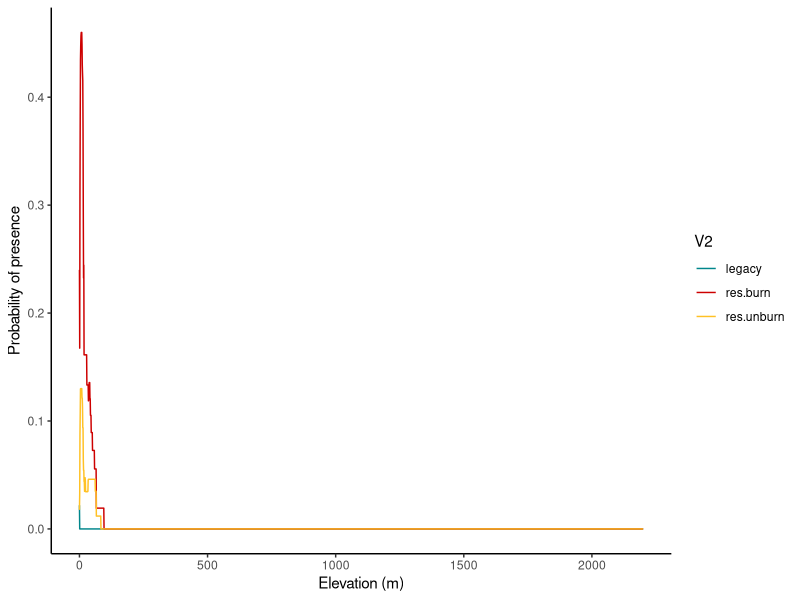
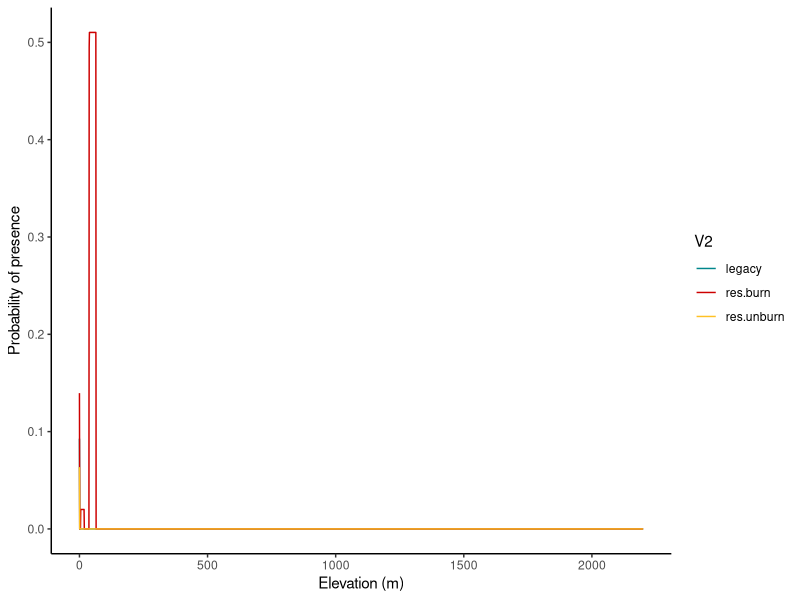
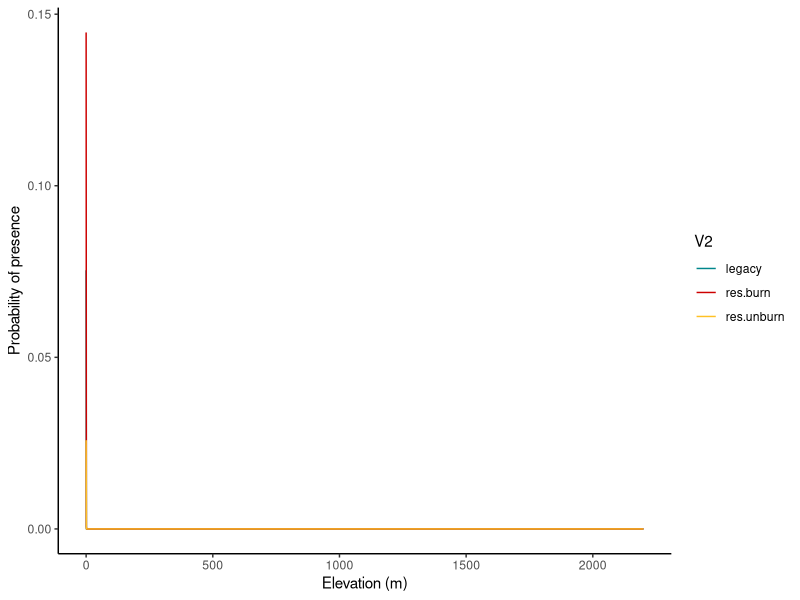
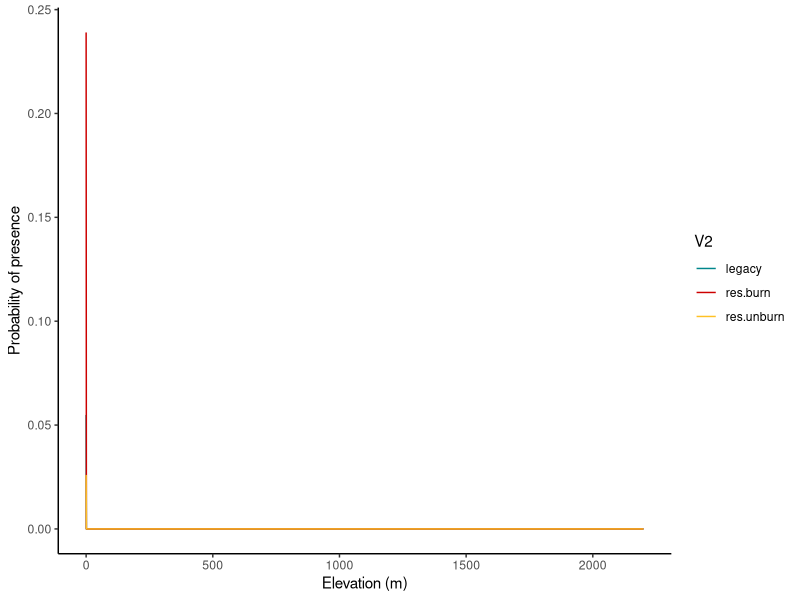
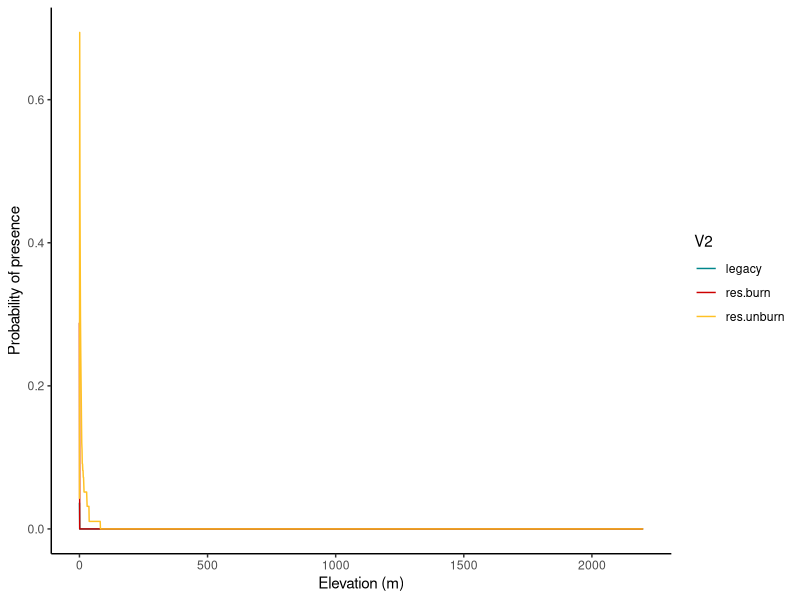
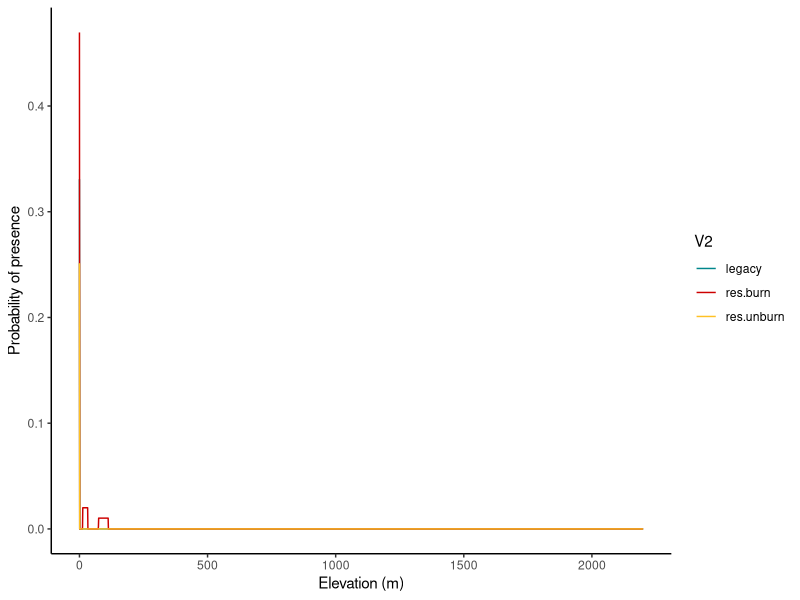
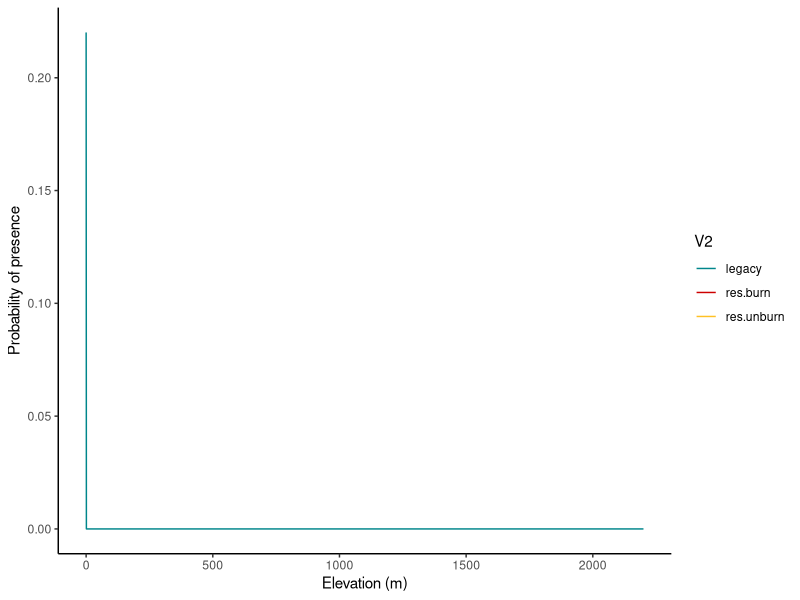

Write R code to recreate these figures, in order. (Note: this script raises an error after producing the figures.)
# Created: Mar 24, 2021

library(tidyverse)

# coefficients from the global model for each rarefied dataset that ran without warnings
coeff.glob.fire <- read.csv("data/3c_global_mod_coefficients_with_P_FIRE.csv", header = TRUE)
coeff.glob.nofire <- read.csv("data/3c_global_mod_coefficients_with_P_NOFIRE.csv", header = TRUE)

# species lists for loops below
species.fire <- coeff.glob.fire %>% 
  group_by(Species) %>% 
  summarise(Species = first(Species))
species.nofire <- coeff.glob.nofire %>% 
  group_by(Species) %>% 
  summarise(Species = first(Species))

# graphs for fire species
elev.vec = as.numeric(seq(0, 2200, by=1))
pred.leg.reps = matrix(nrow=length(elev.vec),ncol=100)
pred.res.unburn.reps = matrix(nrow=length(elev.vec),ncol=100)
pred.res.burn.reps = matrix(nrow=length(elev.vec),ncol=100)

col.pal <- c("turquoise4", "red3", "goldenrod1")

for (i in 1:dim(species.fire)[1]) {
  sp = as.list(species.fire[i,1], drop=TRUE)
  mods <- coeff.glob.fire %>% 
    filter(Species==sp) %>% 
    select(Int=Intercept, 
           Elev=Elevation.m, 
           Elev2=Elevation.m2, 
           ResurvBurn = Resurvey.Burned.fi,
           ResurvUnburn = Resurvey.Unburned.fi,
           ResurvBurnxElev = Elevation.m.Res.Burn.fi,
           ResurvBurnxElev2 = Elevation.m2.Res.Burn.fi,
           ResurvUnburnxElev = Elevation.m2.Res.Unburn.fi,
           ResurvUnburnXElev2 = Elevation.m2.Res.Unburn.fi
    )
  for (j in 1:dim(mods)[1]) {
    pred.leg.reps[,j] = mods$Int[j] + mods$Elev[j]*elev.vec + mods$Elev2[j]*elev.vec*elev.vec
    pred.res.unburn.reps[,j] = mods$Int[j]  + mods$Elev[j]*elev.vec + mods$Elev2[j]*elev.vec*elev.vec +
      mods$ResurvUnburn[j] + mods$ResurvUnburnxElev[j]*elev.vec + 
      mods$ResurvUnburnXElev2[j]*elev.vec*elev.vec
    pred.res.burn.reps[,j] = mods$Int[j] + mods$Elev[j]*elev.vec + mods$Elev2[j]*elev.vec*elev.vec +
      mods$ResurvBurn[j] + mods$ResurvBurnxElev[j]*elev.vec + 
      mods$ResurvBurnxElev2[j]*elev.vec*elev.vec
    }
  t1.unburn.reps <- as.data.frame(cbind(elev.vec, 'legacy', pred.leg.reps))
  t1.unburn.reps.tall <- gather(t1.unburn.reps, "rep", "preds", 3:102)
  t1.unburn.summary <- t1.unburn.reps.tall %>% 
    mutate(resp = exp(as.numeric(preds))/(1+exp(as.numeric(preds)))) %>% 
    group_by(V2, elev.vec) %>% 
    summarise(mean.resp = mean(resp, na.rm=TRUE),
              lower.resp = unname(quantile(resp, c(0.05), na.rm=TRUE)),
              upper.resp = unname(quantile(resp, c(0.95), na.rm=TRUE)))
  t2.unburn.reps <- as.data.frame(cbind(elev.vec, 'res.unburn', pred.res.unburn.reps))
  t2.unburn.reps.tall <- gather(t2.unburn.reps, "rep", "preds", 3:102)
  t2.unburn.summary <- t2.unburn.reps.tall %>% 
    mutate(resp = exp(as.numeric(preds))/(1+exp(as.numeric(preds)))) %>% 
    group_by(V2, elev.vec) %>% 
    summarise(mean.resp = mean(resp, na.rm=TRUE),
              lower.resp = unname(quantile(resp, c(0.05), na.rm=TRUE)),
              upper.resp = unname(quantile(resp, c(0.95), na.rm=TRUE)))
  t2.burn.reps <- as.data.frame(cbind(elev.vec, 'res.burn', pred.res.burn.reps))
  t2.burn.reps.tall <- gather(t2.burn.reps, "rep", "preds", 3:102)
  t2.burn.summary <- t2.burn.reps.tall %>% 
    mutate(resp = exp(as.numeric(preds))/(1+exp(as.numeric(preds)))) %>% 
    group_by(V2, elev.vec) %>% 
    summarise(mean.resp = mean(resp, na.rm=TRUE),
              lower.resp = unname(quantile(resp, c(0.05), na.rm=TRUE)),
              upper.resp = unname(quantile(resp, c(0.95), na.rm=TRUE)))
  graph.dat <- bind_rows(t1.unburn.summary, t2.unburn.summary, t2.burn.summary)
  graph.dat$elev.vec <- as.numeric(graph.dat$elev.vec)
  
 gg <- ggplot(graph.dat, aes(x=elev.vec, y=mean.resp, color=V2)) +
    theme_classic() +
    xlab("Elevation (m)") +
    ylab("Probability of presence") +
    #geom_errorbar(aes(ymin=lower.resp, ymax=upper.resp), alpha=0.05) +
    geom_line() +
    scale_color_manual(values=col.pal)
  
 ggsave(paste("figures/global.model.preds_",sp,".pdf",sep=""), gg, width=5, height=5)

} 
  

elev.vec = seq(0, 2200, by=1)
pred.leg.reps = matrix(nrow=length(elev.vec),ncol=100)
pred.res.reps = matrix(nrow=length(elev.vec),ncol=100)

col.pal <- c("turquoise4", "goldenrod1")

for (i in 1:dim(species.nofire)[1]) {
  sp = species.nofire[i,]
  mods <- coeffs %>% 
    filter(Species==sp) %>% 
    select(Int=Intercept, 
           Elev=Elevation.m, 
           Elev2=Elevation.m2, 
           Year = Data.Type.nofi,
           YearxElev = Data.Type.Elevation.m.nofi,
           YearxElev2 = Data.Type.Elevation.m2.nofi,
    )
  for (j in 1:dim(mods)[1]) {
    pred.leg.reps[,j] = mods$Int[j] + mods$Elev[j]*elev.vec + mods$Elev2[j]*elev.vec*elev.vec
    pred.res.reps[,j] = mods$Int[j]  + mods$Elev[j]*elev.vec + mods$Elev2[j]*elev.vec*elev.vec +
      mods$Year[j] + mods$YearxElev[j]*elev.vec + mods$YearxElev2[j]*elev.vec^2
  }
  t1.reps <- as.data.frame(cbind(elev.vec, 'legacy', pred.leg.reps))
  t1.reps.tall <- gather(t1.reps, "rep", "preds", 3:102)
  t1.summary <- t1.reps.tall %>% 
    mutate(resp = exp(as.numeric(preds))/(1+exp(as.numeric(preds)))) %>% 
    group_by(V2, elev.vec) %>% 
    summarise(mean.resp = mean(resp),
              lower.resp = unname(quantile(resp, c(0.05))),
              upper.resp = unname(quantile(resp, c(0.95))))
  t2.reps <- as.data.frame(cbind(elev.vec, 'resurvey', pred.res.reps))
  t2.reps.tall <- gather(t2.reps, "rep", "preds", 3:102)
  t2.summary <- t2.reps.tall %>% 
    mutate(resp = exp(as.numeric(preds))/(1+exp(as.numeric(preds)))) %>% 
    group_by(V2, elev.vec) %>% 
    summarise(mean.resp = mean(resp),
              lower.resp = unname(quantile(resp, c(0.05))),
              upper.resp = unname(quantile(resp, c(0.95))))
  graph.dat <- bind_rows(t1.summary, t2.summary)
  graph.dat$elev.vec <- as.numeric(graph.dat$elev.vec)
  
  gg <- ggplot(graph.dat, aes(x=elev.vec, y=mean.resp, color=V2)) +
    theme_classic() +
    xlab("Elevation (m)") +
    ylab("Probability of presence") +
    geom_errorbar(aes(ymin=lower.resp, ymax=upper.resp), alpha=0.05) +
    geom_line() +
    scale_color_manual(values=col.pal)
  
  ggsave(paste("figures/model.preds_",sp,".pdf",sep=""), gg, width=5, height=5)
  
}
